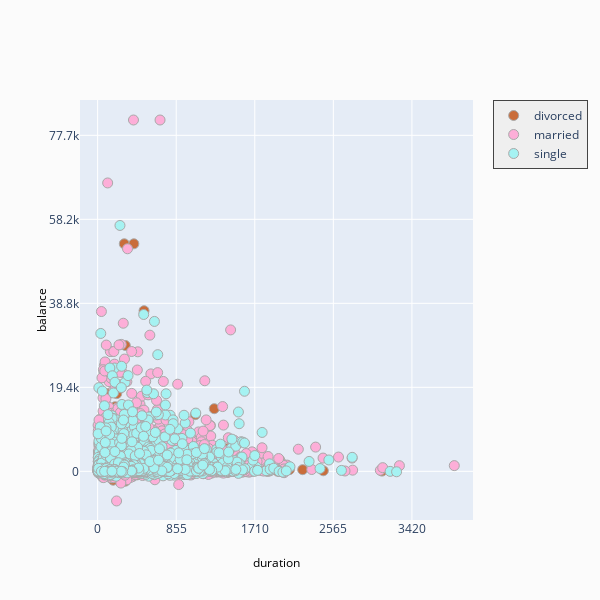

Notebook code cell kept with this figure:
### Code cell
# Notice how divorced have a considerably low amount of balance.
fig = ff.create_facet_grid(
    df,
    x='duration',
    y='balance',
    color_name='marital',
    show_boxes=False,
    marker={'size': 10, 'opacity': 1.0},
    colormap={'single': 'rgb(165, 242, 242)', 'married': 'rgb(253, 174, 216)', 'divorced': 'rgba(201, 109, 59, 0.82)'}
)

iplot(fig, filename='facet - custom colormap')

### Figure 1 — Plotly figure (JSON) as saved in the notebook; plotly's stock layout.template omitted (floating-point values rounded to 4 significant figures; data arrays with more than 128 entries replaced by an {"elided": "..."} marker saying what was removed)
{"data": [{"name": "divorced", "yaxis": "y", "y": {"elided": "1242 int values"}, "mode": "markers", "xaxis": "x", "marker": {"color": "rgb(201, 109, 59)", "opacity": 1, "line": {"color": "darkgrey", "width": 1}, "size": 10}, "x": {"elided": "1242 int values"}, "type": "scatter"}, {"name": "married", "yaxis": "y", "y": {"elided": "6041 int values"}, "mode": "markers", "xaxis": "x", "marker": {"color": "rgb(253, 174, 216)", "opacity": 1, "line": {"color": "darkgrey", "width": 1}, "size": 10}, "x": {"elided": "6041 int values"}, "type": "scatter"}, {"name": "single", "yaxis": "y", "y": {"elided": "3351 int values"}, "mode": "markers", "xaxis": "x", "marker": {"color": "rgb(165, 242, 242)", "opacity": 1, "line": {"color": "darkgrey", "width": 1}, "size": 10}, "x": {"elided": "3351 int values"}, "type": "scatter"}], "layout": {"showlegend": true, "xaxis": {"domain": [0, 1], "ticklen": 0, "dtick": 855, "range": [-192.0, 4085.0], "zeroline": false, "anchor": "y"}, "title": {"text": ""}, "paper_bgcolor": "rgb(251, 251, 251)", "yaxis": {"domain": [0, 1], "ticklen": 0, "dtick": 19415, "range": [-11250.0, 85830.0], "zeroline": false, "anchor": "x"}, "annotations": [{"yanchor": "middle", "xref": "paper", "xanchor": "center", "yref": "paper", "text": "duration", "textangle": 0, "y": -0.1, "x": 0.5, "font": {"color": "#000000", "size": 12}, "showarrow": false}, {"yanchor": "middle", "xref": "paper", "xanchor": "center", "yref": "paper", "text": "balance", "textangle": -90, "y": 0.5, "x": -0.1, "font": {"color": "#000000", "size": 12}, "showarrow": false}], "width": 600, "height": 600, "legend": {"y": 1, "bgcolor": "#efefef", "yanchor": "top", "borderwidth": 1, "x": 1.05}}}
